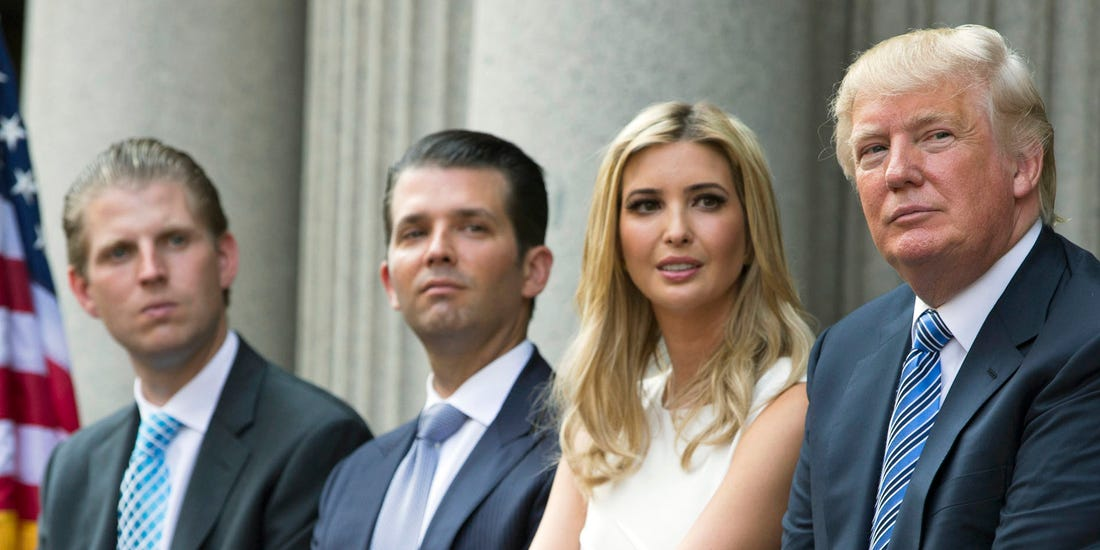
#> input picture test2.jpg, 1100 x 550 px
$ python main.py test2.jpg
#> lines starting #> are read from the running program, lines starting #| are printed output that depends on the picture
### faceDetect_improved1.py
import cv2
import numpy as np
import filter_Task5 as filter       #File mit allen Methoden zum Filter
import calc_diff

class myFaceDetector1(object):
    def __init__(self, imgName, boost):
        self.img_name = imgName
        self.boost = boost
        self.filter = filter.Filter()

    def load(self):
        #load the trained flies for detecting the face and eyes
        face_cascade = cv2.CascadeClassifier( 'haarcascade_frontalface_default.xml')
        eye_cascade = cv2.CascadeClassifier('haarcascade_eye.xml')

        #reading the image
        img = cv2.imread(self.img_name)
#> img is the input picture: shape (550, 1100, 3); mean B, G, R 123.3, 127.8, 132
        #Convert image into grayscale
        gray = cv2.cvtColor(img, cv2.COLOR_BGR2GRAY)
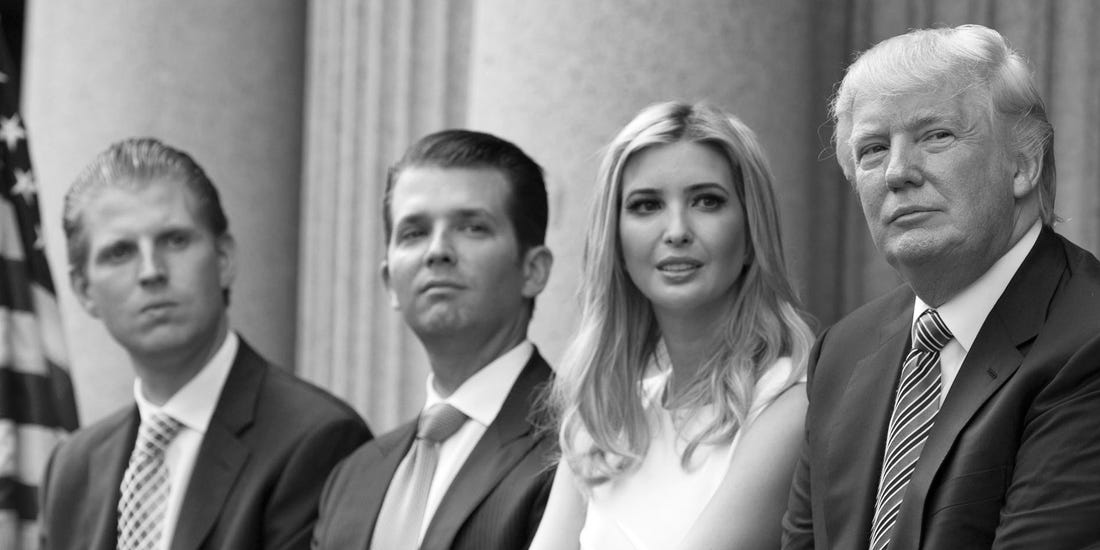
#> gray: shape (550, 1100); min 0, max 255, mean 128.6

        faces = face_cascade.detectMultiScale(img, 1.1, 4)
#> faces = [[600, 144, 154, 154], [68, 184, 163, 163], [365, 166, 156, 156], [817, 73, 177, 177]]
        # blur defined areas in a picture
        for (x, y, w, h) in faces:
            # Method: apply() from class: Filter
           gray = self.filter.apply(img, [x, y, w, h], [self.boost, self.boost])
#> this loop made 1 pass

        """Eye Detector in Face Detector"""
        #face detection
        faces = face_cascade.detectMultiScale(gray, 1.1, 4)
        #Draw rectangle around the faces
        for (x, y, w, h) in faces:
            cv2.rectangle(img, (x, y), (x + w, y + h), (255, 0, 0), 2)
            roi_gray = gray[y:y + h, x:x + w]
            roi_color = img[y:y + h, x:x + w]

            #eye detection
            eyes = eye_cascade.detectMultiScale(roi_gray)
            #Draw rectangle around the eyes
            for (ex, ey, ew, eh) in eyes:
                cv2.rectangle(roi_color, (ex, ey), (ex + ew, ey + eh), (0, 255, 0), 2)

        #Display the image on the window
        cv2.imwrite('edited_' + self.img_name, img)
        cv2.imshow('img', img)

        # Print error
        print(calc_diff.rms(cv2.imread(self.img_name), img))
        cv2.waitKey()

### filter_Task5.py
import cv2
import numpy as np


class Filter(object):
    # Flask:
    # Methoden
    # cv.filte2D(RGB_img, -1, kernel_2)
    def __init__(self):
        # Constructior
        self.name = "Beat Furrer"

    # [95 lines left out: functions optimum, applyBlur, applyInvert, beat_Filter, applyPreventFD, shiftPixels, not called in this run]

### main.py
import cv2
import sys
import filter_Task5 as filter       #File mit allen Methoden zum Filter
import calc_diff
import faceDetect_improved1
import faceDetect_improved2


class Main(object):
    def __init__(self, imgName, boost):
        self.boost = boost
        self.filter = filter.Filter()
        self.img_name = imgName

    def load(self):
        # Load the cascade
        face_cascade = cv2.CascadeClassifier('haarcascade_frontalface_default.xml')
        # Read the input image
        #img_name = sys.argv[1]
        img = cv2.imread(self.img_name)
        # Detect faces
        faces = face_cascade.detectMultiScale(img, 1.1, 4)
        # blur defined areas in a picture
        for (x, y, w, h) in faces:
            # Method: apply() from class: Filter
            blured = self.filter.apply(img, [x, y, w, h], [self.boost, self.boost])
        # Convert into grayscale
        gray = cv2.cvtColor(blured, cv2.COLOR_BGR2GRAY)

        # Detect faces
        faces = face_cascade.detectMultiScale(gray, 1.1, 4)

        # Draw rectangle around the faces
        for (x, y, w, h) in faces:
            cv2.rectangle(img, (x, y), (x+w, y+h), (255, 0, 0), 2)
        # Display the output
        cv2.imwrite('edited_'+self.img_name, img)
        cv2.imshow('img', img)

        # Print error
        print(calc_diff.rms(cv2.imread(self.img_name), img))
        cv2.waitKey()

    # Zusätzliche Methoden
    def moreMethods(self):
        print("Name der Methode muss geändert werden")


if __name__ == '__main__':
    # Hauptprogramm startet mit diesen Zeilen
    # Beispiel mit Filterstufe 1
    add = 50
    # [8 lines of commented-out code are left out]

    m = faceDetect_improved1.myFaceDetector1("test2.jpg", 1)
#> (the run stopped early here; a loop or call above may not have finished)

$ run again, with edited_test.jpg copied over test2.jpg
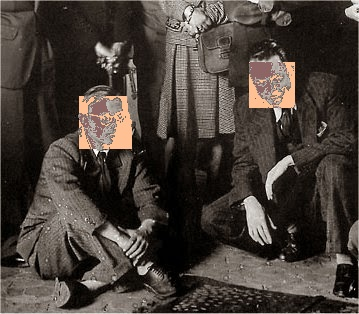
#> input picture edited_test.jpg, 359 x 314 px
#> in load, img is the input picture: shape (314, 359, 3); mean B, G, R 55.7, 61.9, 69.6
#> in load, `gray = cv2.cvtColor(img, cv2.COLOR_BGR2GRAY)`:
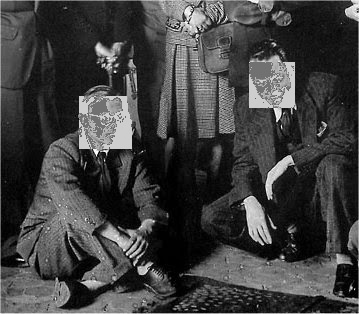
#> gray: shape (314, 359); min 0, max 254, mean 63.4
#> in load, `faces = face_cascade.detectMultiScale(img, 1.1, 4)`: faces = ()
#> difference: shape (314, 359) float32; every value is 0
#> scale = 63.42
#> rms_error = 0
#| 0.0
#> in load, ``: faces = ()
#| 0.0
